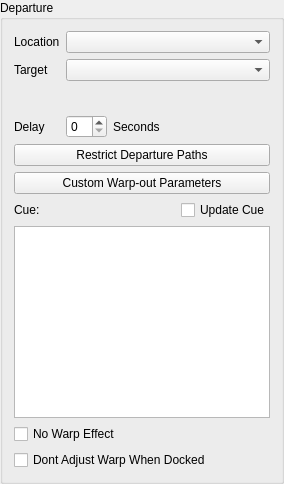
        <widget class="QGroupBox" name="departureGroupBox">
         <property name="title">
          <string>Departure</string>
         </property>
         <layout class="QVBoxLayout" name="departureLayout_2">
          <item>
           <layout class="QFormLayout" name="formLayout_4">
            <item row="0" column="0">
             <widget class="QLabel" name="departureLocationLabel">
              <property name="text">
               <string>Location</string>
              </property>
             </widget>
            </item>
            <item row="0" column="1">
             <widget class="QComboBox" name="departureLocationCombo">
              <property name="toolTip">
               <string>&lt;html&gt;&lt;head/&gt;&lt;body&gt;&lt;p&gt;Sets ship's departure location&lt;/p&gt;&lt;p&gt;Hyperspace - Ship leaves from where it is,&lt;/p&gt;&lt;p&gt;Docking Bay - Ship departs into the targets fighter bay&lt;/p&gt;&lt;/body&gt;&lt;/html&gt;</string>
              </property>
             </widget>
            </item>
            <item row="1" column="0">
             <widget class="QLabel" name="departureTargetLabel">
              <property name="text">
               <string>Target</string>
              </property>
             </widget>
            </item>
            <item row="1" column="1">
             <widget class="QComboBox" name="departureTargetCombo">
              <property name="toolTip">
               <string>&lt;html&gt;&lt;head/&gt;&lt;body&gt;&lt;p&gt;Set departure target&lt;/p&gt;&lt;/body&gt;&lt;/html&gt;</string>
              </property>
             </widget>
            </item>
            <item row="2" column="1">
             <spacer name="departureSpaceer">
              <property name="orientation">
               <enum>Qt::Vertical</enum>
              </property>
              <property name="sizeType">
               <enum>QSizePolicy::Minimum</enum>
              </property>
              <property name="sizeHint" stdset="0">
               <size>
                <width>20</width>
                <height>22</height>
               </size>
              </property>
             </spacer>
            </item>
            <item row="3" column="0">
             <widget class="QLabel" name="departureDelayLabel">
              <property name="text">
               <string>Delay</string>
              </property>
             </widget>
            </item>
            <item row="3" column="1">
             <layout class="QHBoxLayout" name="departureDelayLayout">
              <item>
               <widget class="QSpinBox" name="departureDelaySpinBox">
                <property name="toolTip">
                 <string>&lt;html&gt;&lt;head/&gt;&lt;body&gt;&lt;p&gt;Time to wait after cue conditions met&lt;/p&gt;&lt;/body&gt;&lt;/html&gt;</string>
                </property>
               </widget>
              </item>
              <item>
               <widget class="QLabel" name="departureSeconds">
                <property name="text">
                 <string>Seconds</string>
                </property>
               </widget>
              </item>
              <item>
               <spacer name="departuredelaySpacer">
                <property name="orientation">
                 <enum>Qt::Horizontal</enum>
                </property>
                <property name="sizeHint" stdset="0">
                 <size>
                  <width>40</width>
                  <height>20</height>
                 </size>
                </property>
               </spacer>
              </item>
             </layout>
            </item>
           </layout>
          </item>
          <item>
           <widget class="QPushButton" name="restrictDeparturePathsButton">
            <property name="toolTip">
             <string>&lt;html&gt;&lt;head/&gt;&lt;body&gt;&lt;p&gt;Limit the fighterbay paths the departing ship can use&lt;/p&gt;&lt;/body&gt;&lt;/html&gt;</string>
            </property>
            <property name="text">
             <string>Restrict Departure Paths</string>
            </property>
           </widget>
          </item>
          <item>
           <widget class="QPushButton" name="customWarpoutButton">
            <property name="toolTip">
             <string>&lt;html&gt;&lt;head/&gt;&lt;body&gt;&lt;p&gt;Change the apperance, speed and sound of the warp effect (Hyperspace only)&lt;/p&gt;&lt;/body&gt;&lt;/html&gt;</string>
            </property>
            <property name="text">
             <string>Custom Warp-out Parameters</string>
            </property>
           </widget>
          </item>
          <item>
           <layout class="QHBoxLayout" name="departureCueLayout">
            <item>
             <widget class="QLabel" name="departureCueLabel">
              <property name="text">
               <string>Cue:</string>
              </property>
             </widget>
            </item>
            <item>
             <spacer name="departureCueSpacer">
              <property name="orientation">
               <enum>Qt::Horizontal</enum>
              </property>
              <property name="sizeHint" stdset="0">
               <size>
                <width>40</width>
                <height>20</height>
               </size>
              </property>
             </spacer>
            </item>
            <item>
             <widget class="QCheckBox" name="updateDepartureCueCheckBox">
              <property name="toolTip">
               <string>&lt;html&gt;&lt;head/&gt;&lt;body&gt;&lt;p&gt;Change cue for all selected ships&lt;/p&gt;&lt;/body&gt;&lt;/html&gt;</string>
              </property>
              <property name="text">
               <string>Update Cue</string>
              </property>
             </widget>
            </item>
           </layout>
          </item>
          <item>
           <widget class="fso::fred::sexp_tree_view" name="departureTree"/>
          </item>
          <item>
           <widget class="fso::fred::ShipFlagCheckbox" name="noDepartureWarpCheckBox">
            <property name="toolTip">
             <string>&lt;html&gt;&lt;head/&gt;&lt;body&gt;&lt;p&gt;Ship pops out of existance&lt;/p&gt;&lt;/body&gt;&lt;/html&gt;</string>
            </property>
            <property name="text">
             <string>No Warp Effect</string>
            </property>
           </widget>
          </item>
          <item>
           <widget class="fso::fred::ShipFlagCheckbox" name="dockWarpoutCheckBox">
            <property name="text">
             <string>Dont Adjust Warp When Docked</string>
            </property>
           </widget>
          </item>
         </layout>
        </widget>
